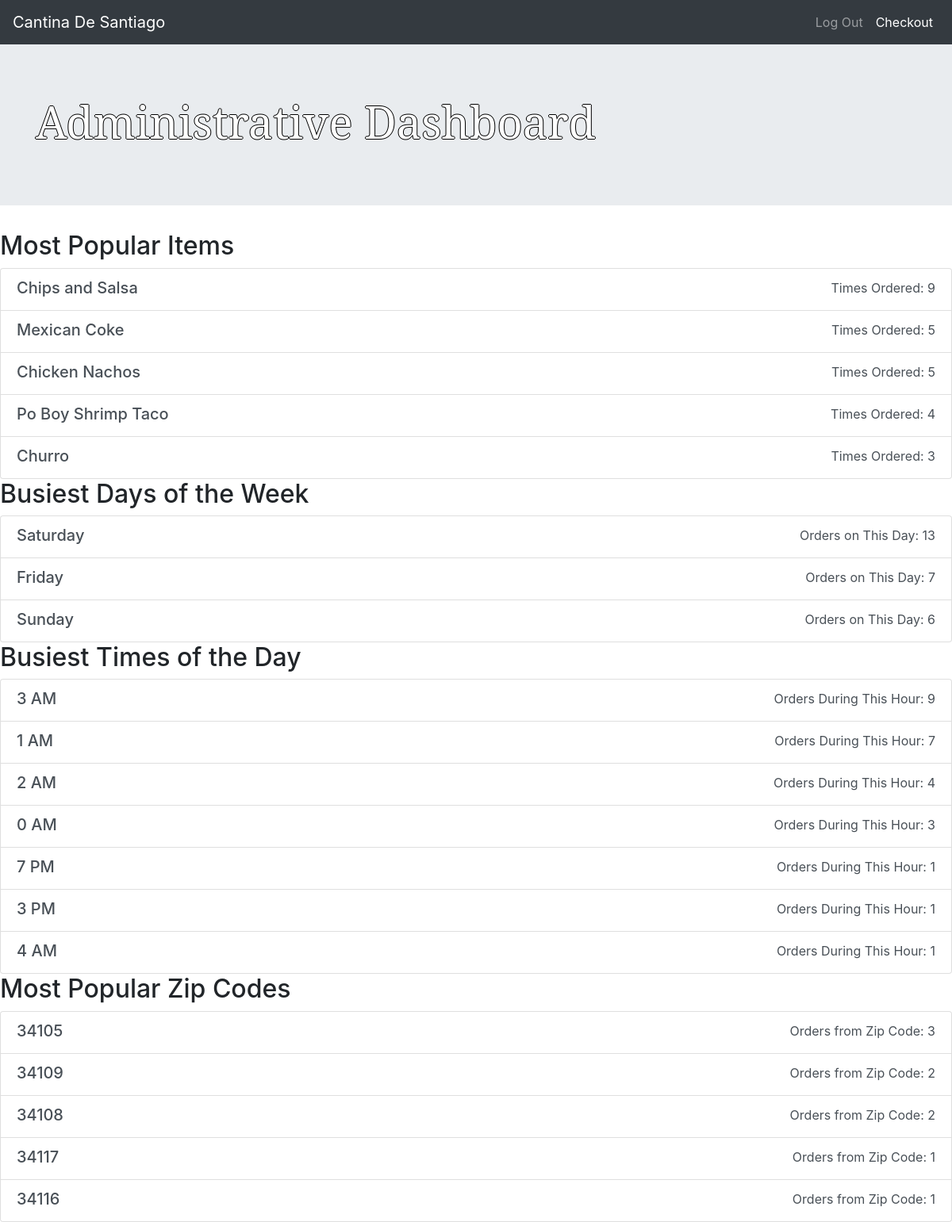
The app's page /admin/dashboard (signed in) with its own data.
### models.py (models this page shows, shortened)
class MenuItem(Base):
    __tablename__ = 'menu_item'
    id = Column(Integer, primary_key=True)
    name = Column(String(80), nullable=False)
    course = Column(String(250), nullable=False)
    description = Column(String(250))
    price = Column(String(8), nullable=False)

### application.py (the view)
@app.route('/admin/dashboard')
@login_required
def show_dashboard():
    try:
        if not current_user.admin:
            flash("You don't have permission to view this page.")
            return redirect(url_for('show_menu'))
    except AttributeError:
        flash("Error determining user privledges.")
        return redirect(url_for('show_menu'))
    session = connect()
    top_items = session.query(TopItemView).all()
    days_of_week = session.query(DayOfWeekView).all()
    times_of_day = session.query(TimeOfDayView).all()
    times_dict = get_formatted_time_of_day(times_of_day)
    zip_codes = session.query(ZipCodeView).all()
    return render_template('dashboard.html', top_items=top_items,
        days_of_week=days_of_week, times_of_day=times_dict,
        zip_codes=zip_codes)

### application.py (called while the page is built)
def connect():
    engine = create_engine('sqlite:///cantinadesantiago.db')
    Base.metadata.bind = engine
    DBSession = sessionmaker(bind=engine)
    session = DBSession()
    return session

@login.user_loader
def load_user(user_id):
    session = connect()
    user = session.query(User).filter_by(id=user_id).one_or_none()
    return user

def get_formatted_time_of_day(times_of_day):
    times_dict = OrderedDict()
    for row in times_of_day:
        key = int(row.time_of_day)
        value = row.quantity
        if key >= 12:
            ampm = ' PM'
        else:
            ampm = ' AM'
        if not key == 12:
            key = key % 12
        key = str(key) + ampm
        times_dict[key] = value
    return times_dict

### templates/dashboard.html
{% extends "base.html" %}
{% block content %}
    <div class="jumbotron jumbotron-fluid">
        <div class="container">
            <h1 class="display-4">Administrative Dashboard</h1>
        </div>
    </div>
    {% if top_items %}
        <h2>Most Popular Items</h2>
        <ul class="list-group">
            {% for i in top_items %}
                <li class="list-group-item list-group-item-action flex-column align-items-start">
                    <div class="d-flex w-100 justify-content-between">
                    <h5 class="mb-1">{{i.name}}</h5>
                    Times Ordered: {{i.quantity}}
                    </div>
                </li>
            {% endfor %}
        </ul>
    {% else %}
        <p> You currently have no popular items. </p>
    {% endif %}
    {% if days_of_week %}
        <h2>Busiest Days of the Week</h2>
        <ul class="list-group">
            {% for d in days_of_week %}
                <li class="list-group-item list-group-item-action flex-column align-items-start">
                    <div class="d-flex w-100 justify-content-between">
                    <h5 class="mb-1">{{d.day_of_week}}</h5>
                    Orders on This Day: {{d.quantity}}
                    </div>
                </li>
            {% endfor %}
        </ul>
    {% else %}
        <p> You currently have no orders for the week. </p>
    {% endif %}
    {% if times_of_day %}
        <h2>Busiest Times of the Day</h2>
        <ul class="list-group">
            {% for key, value in times_of_day.items() %}
                <li class="list-group-item list-group-item-action flex-column align-items-start">
                    <div class="d-flex w-100 justify-content-between">
                    <h5 class="mb-1">{{key}}</h5>
                    Orders During This Hour: {{value}}
                    </div>
                </li>
            {% endfor %}
        </ul>
    {% else %}
        <p> You currently have no orders for the week. </p>
    {% endif %}
    {% if zip_codes %}
        <h2>Most Popular Zip Codes</h2>
        <ul class="list-group">
            {% for z in zip_codes %}
                <li class="list-group-item list-group-item-action flex-column align-items-start">
                    <div class="d-flex w-100 justify-content-between">
                    <h5 class="mb-1">{{z.zip_code}}</h5>
                    Orders from Zip Code: {{z.quantity}}
                    </div>
                </li>
            {% endfor %}
        </ul>
    {% else %}
        <p> You currently have no orders. </p>
    {% endif %}
{% endblock %}

### static/styles.css (style rules this page uses)
h1 { color: white; font-family:"Serif"; font-size: 72px; text-shadow: -1px 0 black, 0 1px black, 1px 0 black, 0 -1px black; }

### records on screen
MenuItem: name "Chips and Salsa", quantity "9"
MenuItem: name "Mexican Coke", quantity "5"
MenuItem: name "Chicken Nachos", quantity "5"
MenuItem: name "Po Boy Shrimp Taco", quantity "4"
MenuItem: name "Churro", quantity "3"

### other values on screen
{{ d.day_of_week }} "Saturday" "Friday" "Sunday"
{{ d.quantity }} "13" "7" "6"
{{ key }} "3 AM" "1 AM" "2 AM" "0 AM" "7 PM" "3 PM" "4 AM"
{{ value }} "9" "7" "4" "3" "1" "1" "1"
{{ z.zip_code }} "34105" "34109" "34108" "34117" "34116"
{{ z.quantity }} "3" "2" "2" "1" "1"
